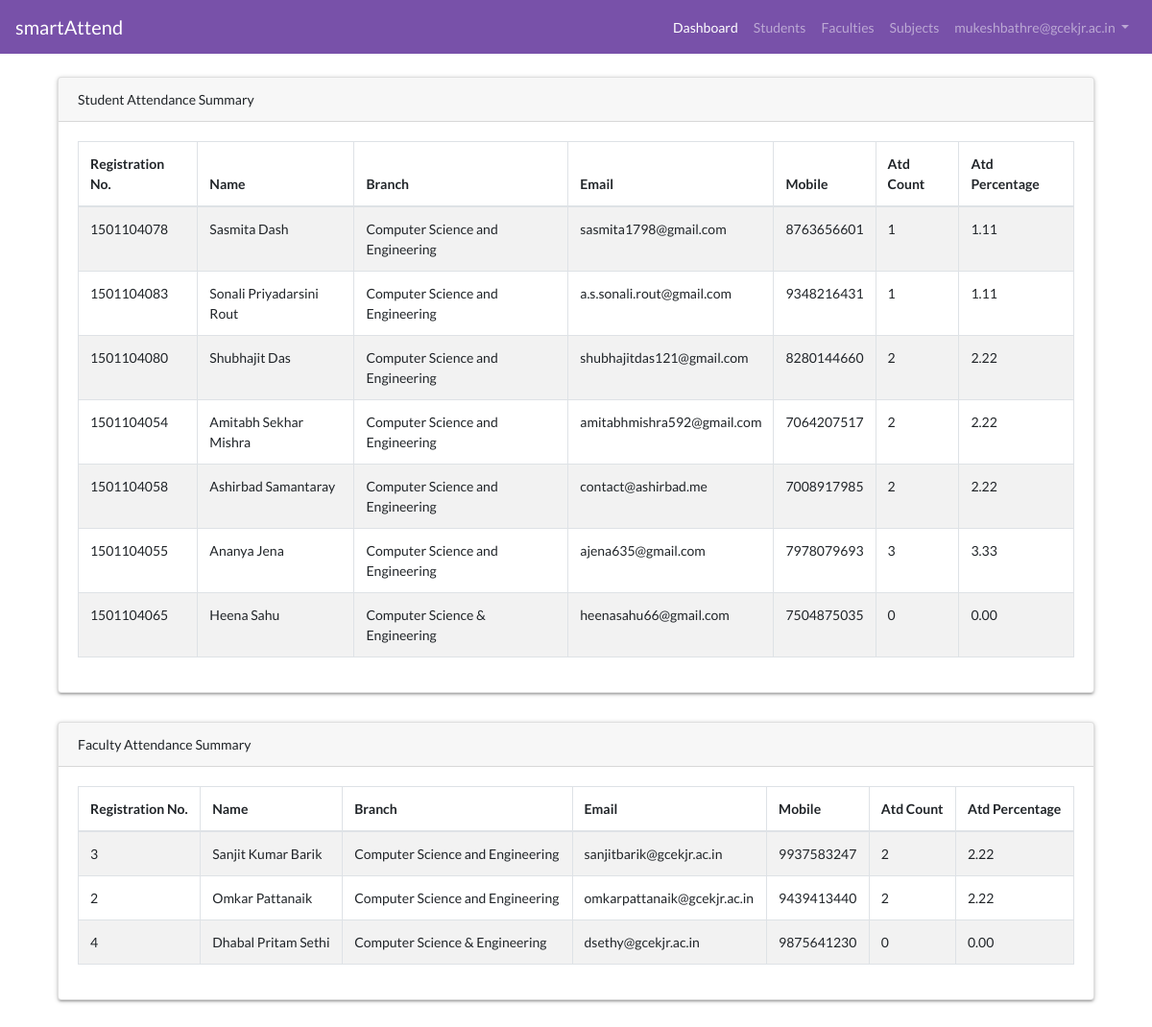
Screenshot of /dashboard.php (signed in) with the database file from the repository.
### tables this page shows
CREATE TABLE `students` (
  `stu_id` int(11) NOT NULL,
  `reg_no` bigint(20) NOT NULL,
  `stu_fing_serial` int(10) NOT NULL,
  `name` varchar(100) NOT NULL,
  `branch` varchar(50) NOT NULL,
  `email` varchar(100) NOT NULL,
  `mobile` bigint(20) NOT NULL,
  `created_by` int(5) NOT NULL DEFAULT '1',
  `created_on` datetime NOT NULL DEFAULT CURRENT_TIMESTAMP
);

CREATE TABLE `faculty_users` (
  `fac_id` int(11) NOT NULL,
  `fac_reg_no` bigint(100) NOT NULL,
  `fac_fing_serial` int(10) NOT NULL,
  `name` varchar(100) NOT NULL,
  `email` varchar(100) NOT NULL,
  `mobile` bigint(20) NOT NULL,
  `branch` varchar(50) NOT NULL,
  `created_by` int(5) NOT NULL DEFAULT '1',
  `created_on` datetime NOT NULL DEFAULT CURRENT_TIMESTAMP
);

### dashboard.php (the view, shortened to what this page needs)
<?php
	include_once("header.php");
	$stmt = $conn->prepare("SELECT * FROM students");
	$stmt->execute();
	$total_class_days = 90;
	$student_data = "";
	if($stmt->rowCount() > 0)
	{
		while($row = $stmt->fetch(PDO::FETCH_ASSOC))
		{
			$stmt1 =$conn->prepare("SELECT COUNT(*) as attendance_count FROM attendance_sheet WHERE fk_student_id = ".$row['stu_id']);
			$stmt1->execute();
			$attendance_data = $stmt1->fetch(PDO::FETCH_ASSOC);
			$atd_percentage = $attendance_data['attendance_count'] / $total_class_days * 100;
			$student_data .= '<tr>
									<td>'.$row['reg_no'].'</td>
									<td>'.$row['name'].'</td>
									<td>'.$row['branch'].'</td>
									<td>'.$row['email'].'</td>
									<td>'.$row['mobile'].'</td>
									<td>'.$attendance_data['attendance_count'].'</td>
									<td>'.number_format($atd_percentage, 2).'</td>
								</tr>';
		}
	}
	$f_stmt = $conn->prepare("SELECT * FROM faculty_users");
	$f_stmt->execute();
	$total_class_days = 90;
	$faculty_data = "";
	if($f_stmt->rowCount() > 0)
	{
		while($f_row = $f_stmt->fetch(PDO::FETCH_ASSOC))
		{
			$f_stmt1 =$conn->prepare("SELECT COUNT(*) as attendance_count FROM fac_attendance_sheet WHERE fk_faculty_id = ".$f_row['fac_id']);
			$f_stmt1->execute();
			$f_attendance_data = $f_stmt1->fetch(PDO::FETCH_ASSOC);
			$f_atd_percentage = $f_attendance_data['attendance_count'] / $total_class_days * 100;
			$faculty_data .= '<tr>
									<td>'.$f_row['fac_reg_no'].'</td>
									<td>'.$f_row['name'].'</td>
									<td>'.$f_row['branch'].'</td>
									<td>'.$f_row['email'].'</td>
									<td>'.$f_row['mobile'].'</td>
									<td>'.$f_attendance_data['attendance_count'].'</td>
									<td>'.number_format($f_atd_percentage, 2).'</td>
								</tr>';
		}
	}
?>
    <main role="main" class="container">
		<section>
				<div class="col-xs-12 col-sm-12">
					<div class="card custom-cards">
						<div class="card-header"> Student Attendance Summary</div>
						<div class="card-body">
							<table class="table table-bordered table-striped">
								<thead>
									<tr>
										<th>Registration No.</th>
										<th>Name</th>
										<th>Branch</th>
										<th>Email</th>
										<th>Mobile</th>
										<th>Atd Count</th>
										<th>Atd Percentage</th>
									</tr>
								</thead>
								<tbody>
									<?php echo $student_data; ?>
								</tbody>
							</table>
						</div>
					</div>
				</div>
		</section>
		<section>
				<div class="col-xs-12 col-sm-12">
					<div class="card custom-cards">
						<div class="card-header"> Faculty Attendance Summary</div>
						<div class="card-body">
							<table class="table table-bordered table-striped">
								<thead>
									<tr>
										<th>Registration No.</th>
										<th>Name</th>
										<th>Branch</th>
										<th>Email</th>
										<th>Mobile</th>
										<th>Atd Count</th>
										<th>Atd Percentage</th>
									</tr>
								</thead>
								<tbody>
									<?php echo $faculty_data; ?>
								</tbody>
							</table>
						</div>
					</div>
				</div>
		</section>
    </main>
<?php include_once("footer.php"); ?>

### header.php (shortened to what this page needs)
<!DOCTYPE html>
<html lang="en" class="gr__getbootstrap_com"><head><meta http-equiv="Content-Type" content="text/html; charset=UTF-8">
    <link rel="stylesheet" type="text/css" href="https://maxcdn.bootstrapcdn.com/font-awesome/4.7.0/css/font-awesome.min.css">
    <link href="assets/bootstrap.min.css" rel="stylesheet">
    <link href="assets/starter-template.css" rel="stylesheet">
  </head>
  <body data-gr-c-s-loaded="true">
    <nav class="navbar navbar-expand-md navbar-dark fixed-top cus-nav">
      <a class="navbar-brand" href="">smartAttend</a>
      <div class="collapse navbar-collapse" id="navbarsExampleDefault">
        <ul class="navbar-nav ml-auto">
          <li class="nav-item active">
            <a class="nav-link" href="dashboard.php">Dashboard <span class="sr-only">(current)</span></a>
          </li>
          <li class="nav-item">
            <a class="nav-link" href="student_dashboard.php">Students</a>
          </li>
          <li class="nav-item">
            <a class="nav-link" href="faculty_dashboard.php">Faculties</a>
          </li>
          <li class="nav-item">
            <a class="nav-link" href="subject_dashboard.php">Subjects</a>
          </li>
          <li class="nav-item dropdown">
            <a class="nav-link dropdown-toggle" href="#" id="navbardrop" data-toggle="dropdown">
            <?php echo $_SESSION['uname']; ?>
            </a>
          </li>
        </ul>
      </div>
    </nav>

### footer.php (shortened to what this page needs)
</body></html>

### assets/starter-template.css (style rules this page uses)
body { padding-top: 5rem; font-family:Lato; font-weight: 400; font-size:14px; }
.cus-nav { background:#7851a9; }
.custom-cards { box-shadow:0 2px 2px 0 rgba(0,0,0,0.14),0 3px 1px -2px rgba(0,0,0,0.12),0 1px 5px 0 rgba(0,0,0,0.2); margin-bottom:30px; }

### rows the page displays
students: reg_no "1501104078", name "Sasmita Dash", branch "Computer Science and Engineering", email "sasmita1798@gmail.com", mobile "8763656601", attendance_count "1", atd_percentage "1.11"
students: reg_no "1501104083", name "Sonali Priyadarsini Rout", branch "Computer Science and Engineering", email "a.s.sonali.rout@gmail.com", mobile "9348216431", attendance_count "1", atd_percentage "1.11"
students: reg_no "1501104080", name "Shubhajit Das", branch "Computer Science and Engineering", email "shubhajitdas121@gmail.com", mobile "8280144660", attendance_count "2", atd_percentage "2.22"
students: reg_no "1501104054", name "Amitabh Sekhar Mishra", branch "Computer Science and Engineering", email "amitabhmishra592@gmail.com", mobile "7064207517", attendance_count "2", atd_percentage "2.22"
students: reg_no "1501104058", name "Ashirbad Samantaray", branch "Computer Science and Engineering", email "contact@ashirbad.me", mobile "7008917985", attendance_count "2", atd_percentage "2.22"
students: reg_no "1501104055", name "Ananya Jena", branch "Computer Science and Engineering", email "ajena635@gmail.com", mobile "7978079693", attendance_count "3", atd_percentage "3.33"
students: reg_no "1501104065", name "Heena Sahu", branch "Computer Science & Engineering", email "heenasahu66@gmail.com", mobile "7504875035", attendance_count "0", atd_percentage "0.00"
faculty_users: fac_reg_no "3", name "Sanjit Kumar Barik", branch "Computer Science and Engineering", email "sanjitbarik@gcekjr.ac.in", mobile "9937583247", attendance_count "2", f_atd_percentage "2.22"
faculty_users: fac_reg_no "2", name "Omkar Pattanaik", branch "Computer Science and Engineering", email "omkarpattanaik@gcekjr.ac.in", mobile "9439413440", attendance_count "2", f_atd_percentage "2.22"
faculty_users: fac_reg_no "4", name "Dhabal Pritam Sethi", branch "Computer Science & Engineering", email "dsethy@gcekjr.ac.in", mobile "9875641230", attendance_count "0", f_atd_percentage "0.00"

### other values shown
$_SESSION['uname'] "mukeshbathre@gcekjr.ac.in"
